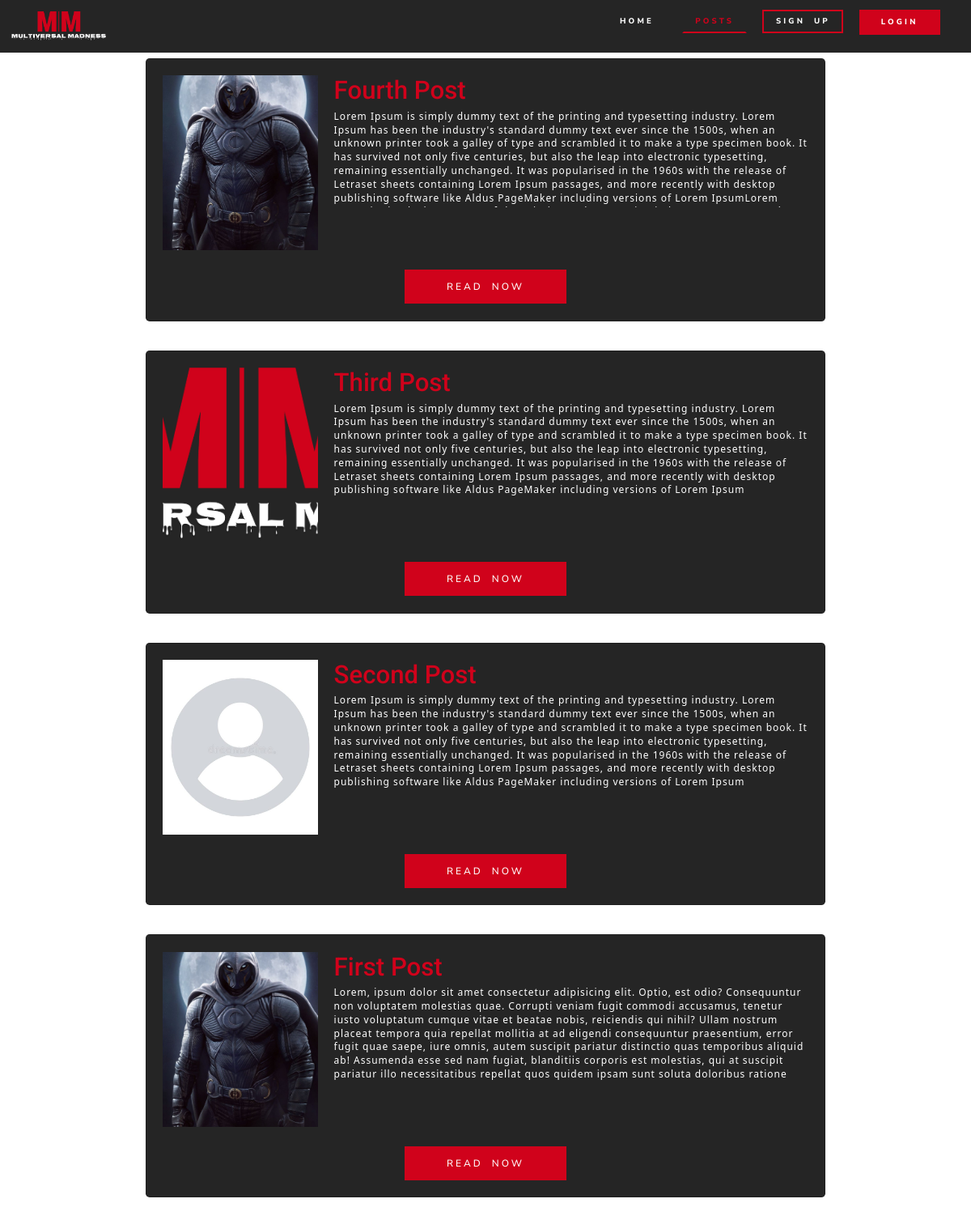
The page /posts on the database its author committed.
### blog/models.py (models this page shows, shortened)
class Post(models.Model):
    title = models.CharField(max_length=250)
    excerpt = models.CharField(max_length=100,validators=[MinLengthValidator(50, "Excerpt is too short")])
    image = models.ImageField(upload_to="posts",null=True, blank=True)
    created_on = models.DateTimeField(auto_now_add=True)
    last_modified = models.DateTimeField(auto_now=True)
    slug = models.SlugField(max_length=250, unique=True,db_index=True)
    content = models.TextField(validators=[MinLengthValidator(100)])
    author = models.ForeignKey(Author, on_delete=models.SET_NULL,related_name='posts', null=True)
    tag = models.ManyToManyField(Tag)

### blog/views.py (the view)
# urls.py: path("posts",views.PostsView.as_view(),name="posts"),
class PostsView(ListView):
   model = Post
   template_name = "blog/posts.html"
   ordering = ["-created_on"]
   context_object_name = "all_posts"

### blog/templates/blog/posts.html (shortened to what this page needs)
{% extends "base.html" %}
{% load static %}
{% block css %}
<link rel="stylesheet" href="{% static "blog/style.css" %}">
<link rel="stylesheet" href="{% static "blog/footer.css" %}">
<link rel="stylesheet" href="{% static "blog/responsive.css" %}">
<link rel="stylesheet" href="{% static "blog/modal.css" %}">
{% endblock css %}
{% block content %}
{% include "blog/includes/header.html" %}
<div class="posts-height-fix"></div>
<div class="cards" >
    {% for post in all_posts %}{% include "blog/includes/card.html" %}{% endfor %}
</div>
{% endblock content %}

### blog/templates/blog/includes/card.html
<div class="card">
    <a href="{% url "single_post" post.slug %}">
        <div class="card-top">
            <div class="top-left">
                <img src="{{post.image.url}}" alt="">
            </div>
            <div class="top-right">
                <h2>{{post.title }}</h2>
                <p>{{post.content}}</p>
            </div>
        </div>
      <div class="card-bottom">
        <button>READ NOW</button>
      </div>
    </a>
</div>

### blog/static/blog/style.css (style rules this page uses)
* { margin: 0; padding: 0; box-sizing: border-box; text-decoration: none; }
html { scroll-behavior: smooth; }
body { line-height: 1; font-weight: 400; list-style: none; text-decoration: none; overflow-x: hidden; }
button { margin-top: 2vw; border: solid transparent; color: white; background-color: #D0021B; padding: 1vw 2vw; font-family: "Nunito Sans", sans-serif; word-spacing: 5px; letter-spacing: 3px; font-weight: 500; font-size: 1.2vw; }
.cards { width: 100vw; padding: 3vw 15vw; display: grid; grid-template-columns: 1fr; gap: 3vw; }
.card { padding: 1.2vw; border-radius: 0.4vw; background-color: #252525; }
.card img { height: 18vw; width: 16vw; object-fit: cover; object-position: center; }
.card h2 { font-size: 2.6vw; font-family: "Roboto"; color: #D0021B; }
.card-top { width: 100%; display: grid; grid-template-columns: auto auto; gap: 1.6vw; }
.card-bottom { width: 100%; display: flex; justify-content: center; align-items: center; }
a p { letter-spacing: 1px; line-height: 1.4; font-size: 1vw; text-decoration: none; color: #fff; max-height: 10vw; word-wrap: break-word; overflow: hidden; text-overflow: ellipsis; }
a { list-style: none; text-decoration: none; display: flex; flex-direction: column; justify-content: center; align-items: center; width: 100%; padding: 0.5vw; }
a button { margin-top: 2vw; border: solid transparent; color: white; background-color: #D0021B; padding: 1vw 2vw; font-family: "Nunito Sans", sans-serif; word-spacing: 5px; letter-spacing: 3px; font-weight: 500; font-size: 1vw; width: 25%; align-content: flex-end; }
.posts-height-fix { height: 6vw; }
.posts-height-fix { height: 3vw; }

### rows shown on the page
Post: image (picture), title "Fourth Post", content "Lorem Ipsum is simply dummy text of the printing and typesetting industry. Lorem Ipsum has been the industry's standard dummy text ever since the 1500s, when an unknown printer took a galley of type and scrambled it to make a type specimen book. It has survived not only five centuries, but also the leap into electronic typesetting, remaining essentially unchanged. It was popularised in the 1960s with the release of Letraset sheets containing Lorem Ipsum passages, and more recently with desktop publishing software like Aldus PageMaker including versions of Lorem IpsumLorem…"
Post: image (picture), title "Third Post", content "Lorem Ipsum is simply dummy text of the printing and typesetting industry. Lorem Ipsum has been the industry's standard dummy text ever since the 1500s, when an unknown printer took a galley of type and scrambled it to make a type specimen book. It has survived not only five centuries, but also the leap into electronic typesetting, remaining essentially unchanged. It was popularised in the 1960s with the release of Letraset sheets containing Lorem Ipsum passages, and more recently with desktop publishing software like Aldus PageMaker including versions of Lorem Ipsum"
Post: image (picture), title "Second Post", content "Lorem Ipsum is simply dummy text of the printing and typesetting industry. Lorem Ipsum has been the industry's standard dummy text ever since the 1500s, when an unknown printer took a galley of type and scrambled it to make a type specimen book. It has survived not only five centuries, but also the leap into electronic typesetting, remaining essentially unchanged. It was popularised in the 1960s with the release of Letraset sheets containing Lorem Ipsum passages, and more recently with desktop publishing software like Aldus PageMaker including versions of Lorem Ipsum"
Post: image (picture), title "First Post", content "Lorem, ipsum dolor sit amet consectetur adipisicing elit. Optio, est odio? Consequuntur non voluptatem molestias quae. Corrupti veniam fugit commodi accusamus, tenetur iusto voluptatum cumque vitae et beatae nobis, reiciendis qui nihil? Ullam nostrum placeat tempora quia repellat mollitia at ad eligendi consequuntur praesentium, error fugit quae saepe, iure omnis, autem suscipit pariatur distinctio quas temporibus aliquid ab! Assumenda esse sed nam fugiat, blanditiis corporis est molestias, qui at suscipit pariatur illo necessitatibus repellat quos quidem ipsam sunt soluta doloribus ratione…"
